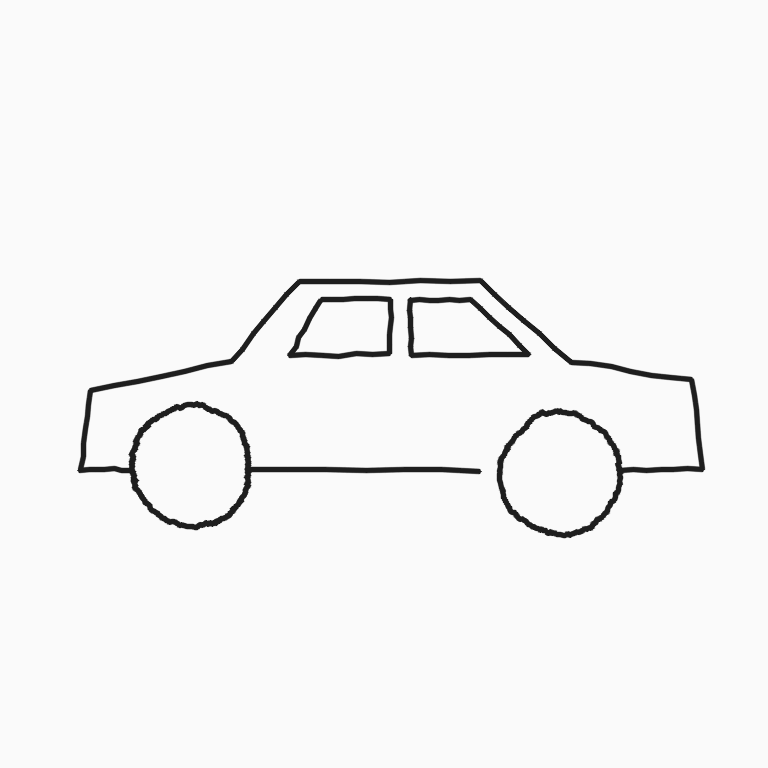
#> input picture samples/car.png, 768 x 768 px; its folder holds only this picture in this run
$ python -i preprocess.py   (imports and definitions only)
#> lines starting #> are read from the running program, lines starting #| are printed output that depends on the picture; after the words box and inside, x2 and y2 are one past the last pixel; in counts of white or black regions, pixels touching at a corner belong together
#> further down, picture is the input picture: shape (768, 768, 3); min 30, max 250, mean 244.7
"""Sketch preprocessing: normalise any drawn/uploaded sketch into a clean, centred line map."""
import cv2
import numpy as np
from PIL import Image


class SketchError(ValueError):
    pass


def to_rgb(img) -> np.ndarray:
    """Any accepted input as uint8 RGB (or a single channel for grayscale images), transparency on white."""
    if isinstance(img, dict):  # gradio ImageEditor/Sketchpad value
        comp = img.get("composite")
        if comp is None:
            layers = img.get("layers") or []
            comp = layers[0] if layers else img.get("background")
        img = comp
    if img is None:
        raise SketchError("No sketch provided. Draw something or upload an image.")
    if isinstance(img, Image.Image):
        img = np.array(img)
    img = np.asarray(img)
    if img.ndim == 3 and img.shape[2] == 4:  # transparent canvas: put strokes on white
        alpha = img[..., 3:4].astype(np.float32) / 255.0
        rgb = img[..., :3].astype(np.float32)
        img = (rgb * alpha + 255.0 * (1 - alpha)).astype(np.uint8)
    return img


def _to_gray(img) -> np.ndarray:
    img = to_rgb(img)
    if img.ndim == 3:
        img = cv2.cvtColor(img[..., :3], cv2.COLOR_RGB2GRAY)
    return img


def preprocess_sketch(img, size: int = 512, margin: float = 0.12):
    """Return (line_map_PIL_RGB, info). Line map = black strokes on white, square, cropped to content.

    Steps: grayscale -> polarity fix (dark-on-light) -> denoise -> adaptive threshold
    -> remove specks -> crop to strokes -> pad to square -> resize -> slight stroke thickening.
    """
    g = _to_gray(img)
    if g.size == 0:
        raise SketchError("Empty image.")
    if int(g.max()) - int(g.min()) < 25:
        raise SketchError("The sketch looks empty. Draw a clearer outline with darker strokes.")
    # Polarity: we want dark strokes on light paper. If most pixels are dark, invert.
    if np.median(g) < 128:
        g = 255 - g
    # Contrast normalise + denoise (handles phone photos of paper sketches)
    g = cv2.normalize(g, None, 0, 255, cv2.NORM_MINMAX)
    g = cv2.GaussianBlur(g, (3, 3), 0)
    h, w = g.shape
#> h = 768; w = 768
    block = max(15, (min(h, w) // 20) | 1)
#> block = 39
    bw = cv2.adaptiveThreshold(g, 255, cv2.ADAPTIVE_THRESH_GAUSSIAN_C, cv2.THRESH_BINARY_INV, block, 10)
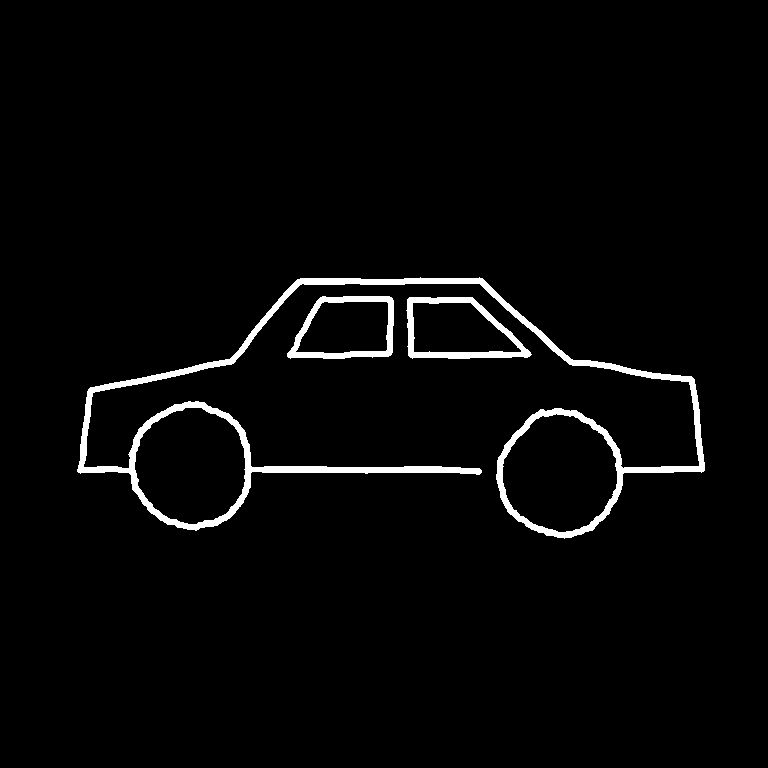
#> bw: shape (768, 768); 2.7% white; 3 white regions, box (x1, y1, x2, y2) and area: (77, 277, 705, 539) 12330, (406, 297, 532, 359) 1896, (287, 296, 394, 359) 1718
    # Also keep globally dark strokes (adaptive threshold hollows thick strokes)
    bw |= (g < 100).astype(np.uint8) * 255
    # Remove small specks (paper texture / jpeg noise)
    n, lab, stats, _ = cv2.connectedComponentsWithStats(bw, 8)
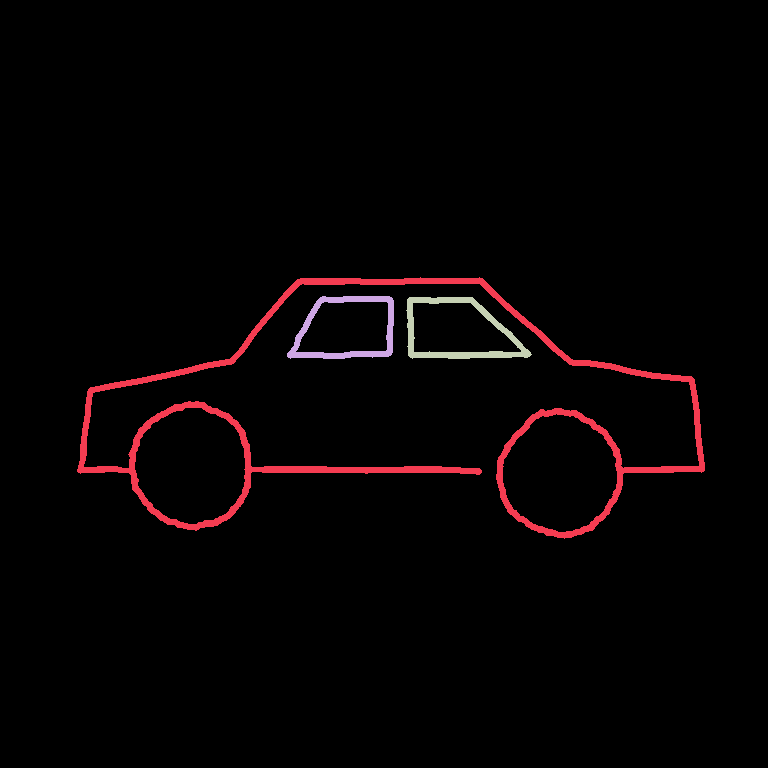
#> lab: shape (768, 768) int32; 4 distinct labels, from 0 to 3; one colour per label, 0 black
#> n = 4; stats = [[0, 0, 768, 768, 573880], [77, 277, 628, 262, 12330], [287, 296, 107, 63, 1718], [406, 297, 126, 62, 1896]]
    min_area = max(8, int(h * w * 2e-5))
#> min_area = 11
    keep = np.zeros(n, bool)
#> keep = [False, False, False, False]
    keep[1:] = stats[1:, cv2.CC_STAT_AREA] >= min_area
    bw = (keep[lab] * 255).astype(np.uint8)
    ink = int((bw > 0).sum())
#> ink = 15944
    if ink < 30:
        raise SketchError("The sketch looks empty. Draw a clearer outline with darker strokes.")
    ys, xs = np.where(bw > 0)
#> ys = 15944 values from 277 to 538; xs = 15944 values, max 704 at index 10979, min 77 at index 12036, mean 390.3
    x0, x1, y0, y1 = xs.min(), xs.max() + 1, ys.min(), ys.max() + 1
#> x0 = 77; x1 = 705; y0 = 277; y1 = 539
    crop = bw[y0:y1, x0:x1]
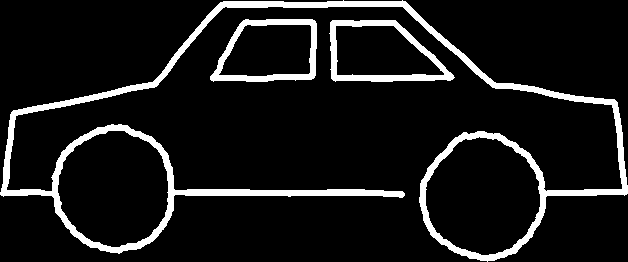
#> crop: shape (262, 628); 9.7% white; 3 white regions, box (x1, y1, x2, y2) and area: (0, 0, 628, 262) 12330, (329, 20, 455, 82) 1896, (210, 19, 317, 82) 1718
    side = int(max(crop.shape) * (1 + 2 * margin))
#> side = 778
    canvas = np.zeros((side, side), np.uint8)
    oy, ox = (side - crop.shape[0]) // 2, (side - crop.shape[1]) // 2
#> oy = 258; ox = 75
    canvas[oy:oy + crop.shape[0], ox:ox + crop.shape[1]] = crop
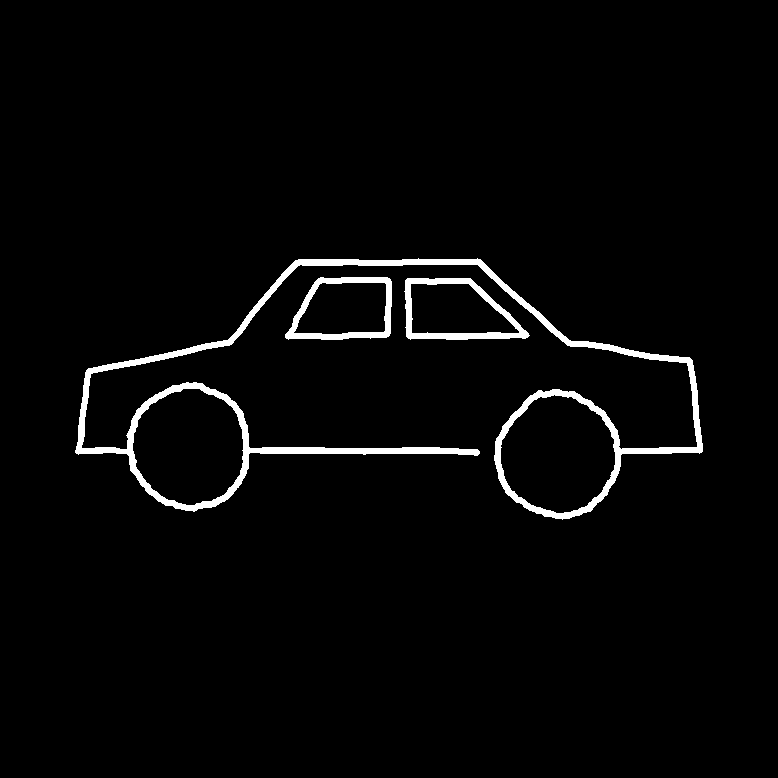
#> canvas: shape (778, 778); 2.6% white; 3 white regions, box (x1, y1, x2, y2) and area: (75, 258, 703, 520) 12330, (404, 278, 530, 340) 1896, (285, 277, 392, 340) 1718
    canvas = cv2.resize(canvas, (size, size), interpolation=cv2.INTER_AREA)
#> canvas: shape (512, 512)
    canvas = (canvas > 40).astype(np.uint8) * 255
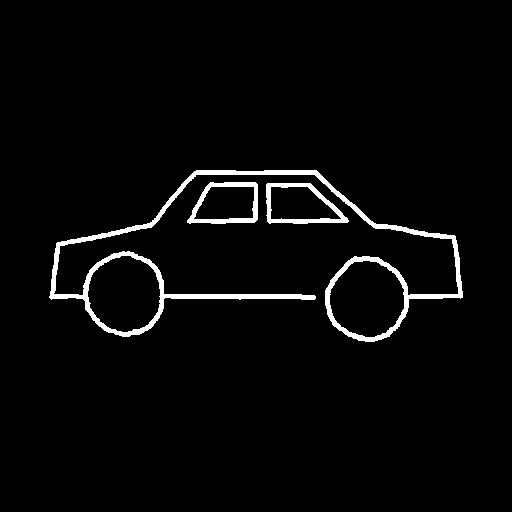
#> canvas: shape (512, 512); 3.1% white; 3 white regions, box (x1, y1, x2, y2) and area: (49, 170, 463, 342) 6239, (266, 183, 349, 224) 913, (187, 182, 258, 224) 872
    # Normalise stroke width so thin pen lines and fat brush lines behave the same
    k = max(1, size // 256)
    canvas = cv2.dilate(canvas, np.ones((k + 1, k + 1), np.uint8))
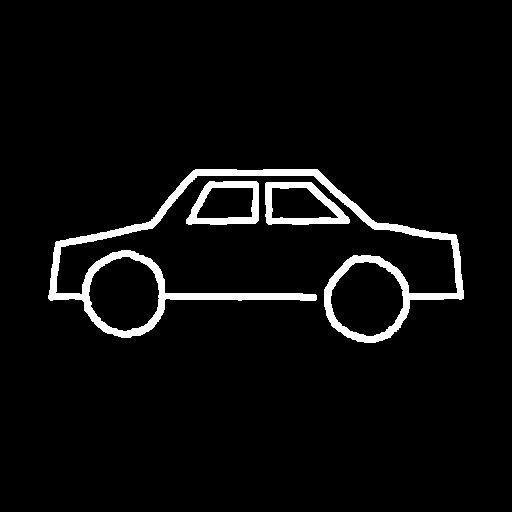
#> canvas: shape (512, 512); 4.6% white; 3 white regions, box (x1, y1, x2, y2) and area: (48, 169, 464, 343) 9309, (265, 182, 350, 225) 1378, (186, 181, 259, 225) 1287
    lines = 255 - canvas  # black on white
    info = dict(orig_size=(w, h), bbox=(int(x0), int(y0), int(x1), int(y1)), ink_ratio=ink / (h * w))
#> info = {'orig_size': (768, 768), 'bbox': (77, 277, 705, 539), 'ink_ratio': 0.027}
    return Image.fromarray(lines).convert("RGB"), info


def to_control(line_map: Image.Image) -> Image.Image:
    """ControlNet scribble expects white strokes on black."""
    a = 255 - np.array(line_map.convert("L"))
    return Image.fromarray(a).convert("RGB")


def silhouette_mask(line_map: Image.Image) -> np.ndarray:
    """Filled outer silhouette from a line map (used by the geometric fallback)."""
    a = 255 - np.array(line_map.convert("L"))
    a = cv2.morphologyEx(a, cv2.MORPH_CLOSE, np.ones((9, 9), np.uint8), iterations=2)
    cnts, _ = cv2.findContours(a, cv2.RETR_EXTERNAL, cv2.CHAIN_APPROX_NONE)
    m = np.zeros_like(a)
    if cnts:
        cv2.drawContours(m, cnts, -1, 255, thickness=cv2.FILLED)
    return m > 0


def is_meaningful_side_sketch(line_map: Image.Image, sil: np.ndarray = None) -> bool:
    """Reject blank Gradio sketchpads and junk fills (they become a solid black square and smash depth).

    An untouched Sketchpad often survives empty-checks, preprocesses into a filled square, then
    `apply_side_sketch` carves the 3D volume into a flat box — which looks like 'coordinates wrong'.
    """
    if sil is None:
        sil = silhouette_mask(line_map)
    fill = float(sil.mean()) if sil is not None and sil.size else 0.0
    if fill < 0.008 or fill > 0.45:
        return False
    ink = float((np.array(line_map.convert("L")) < 128).mean())
    # Real side sketches are stroke-like; a solid black blob is almost all ink.
    if ink > 0.35:
        return False
    # Reject near-square filled blobs (empty-canvas artifact after threshold/crop).
    ys, xs = np.where(sil)
    if len(xs) < 30:
        return False
    bw = xs.max() - xs.min() + 1
    bh = ys.max() - ys.min() + 1
    aspect = bw / max(bh, 1)
    bbox_fill = fill * sil.size / max(bw * bh, 1)
    if 0.85 <= aspect <= 1.15 and bbox_fill > 0.85 and fill > 0.2:
        return False
    return True

>>> import cv2
>>> picture = cv2.cvtColor(cv2.imread('../samples/car.png'), cv2.COLOR_BGR2RGB)
>>> result = preprocess_sketch(picture)

$ run again, on samples/chair.png
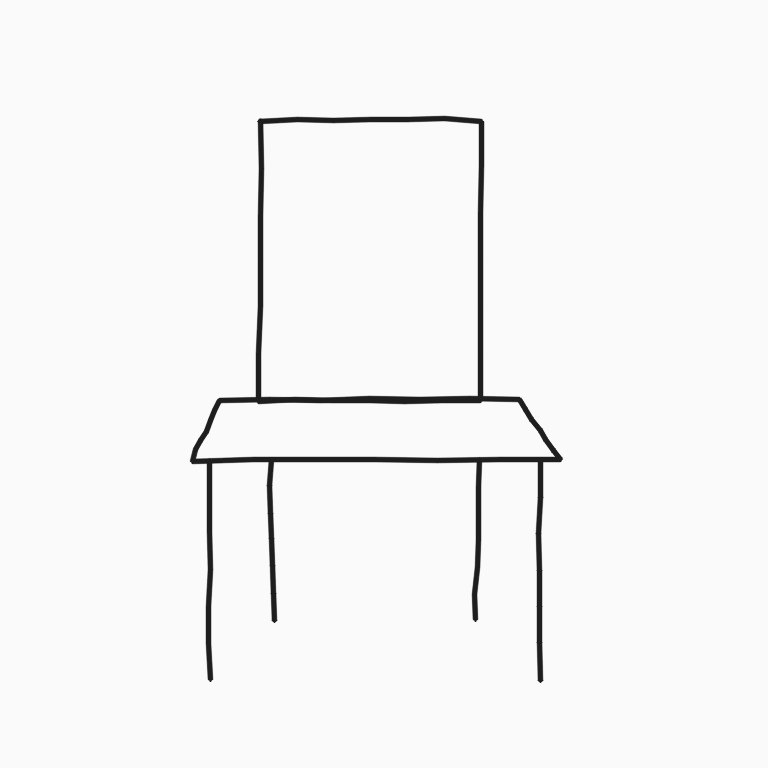
#> input picture samples/chair.png, 768 x 768 px
#> picture is the input picture: shape (768, 768, 3); min 30, max 250, mean 245.2
#> in preprocess_sketch, `bw = cv2.adaptiveThreshold(g, 255, cv2.ADAPTIVE_THRESH_GAUSSIAN_C, cv2..`:
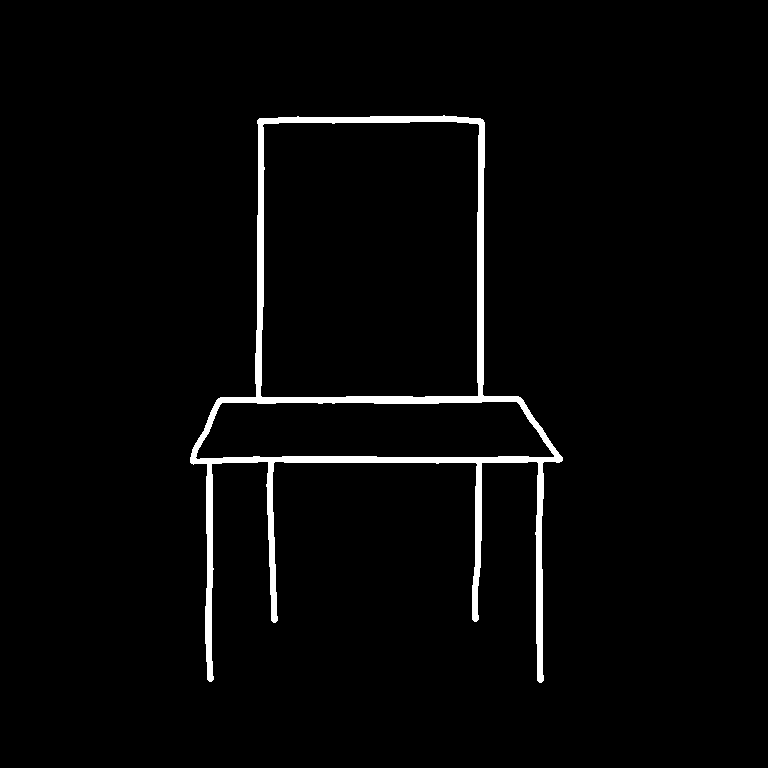
#> bw: shape (768, 768); 2.5% white; 1 white region, box (x1, y1, x2, y2) and area: (190, 115, 563, 683) 14913
#> n = 2; stats = [[0, 0, 768, 768, 574911], [190, 115, 373, 568, 14913]]
#> ink = 14913
#> ys = 14913 values from 115 to 682; xs = 14913 values, max 562 at index 8261, min 190 at index 7916, mean 373.9
#> x0 = 190; x1 = 563; y0 = 115; y1 = 683
#> crop: shape (568, 373); 7% white; 1 white region, box (x1, y1, x2, y2) and area: (0, 0, 373, 568) 14913
#> in preprocess_sketch, `canvas = cv2.dilate(canvas, np.ones((k + 1, k + 1), np.uint8))`:
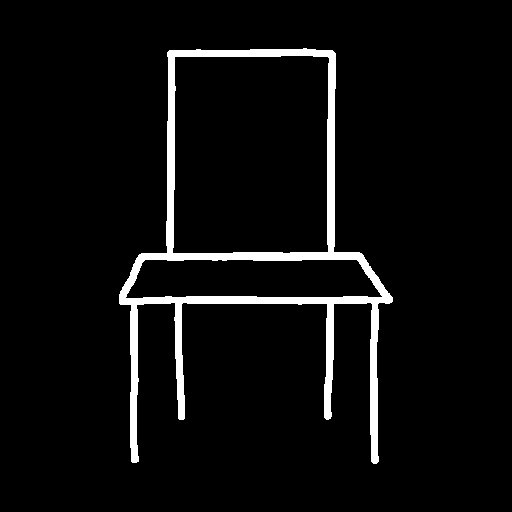
#> canvas: shape (512, 512); 4.8% white; 1 white region, box (x1, y1, x2, y2) and area: (119, 48, 393, 464) 12709
#> info = {'orig_size': (768, 768), 'bbox': (190, 115, 563, 683), 'ink_ratio': 0.0253}

$ run again, on samples/chair_side.png
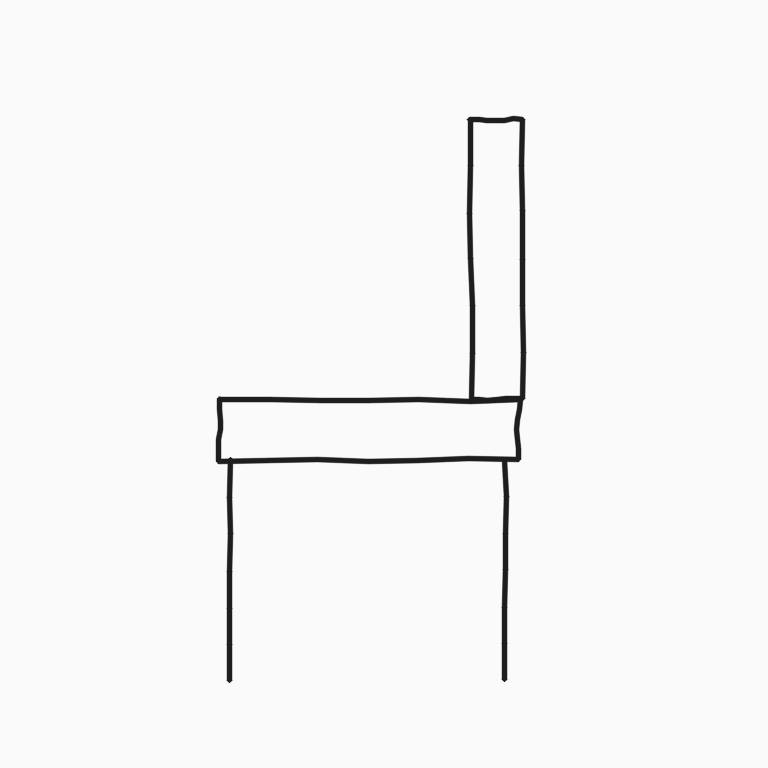
#> input picture samples/chair_side.png, 768 x 768 px
#> picture is the input picture: shape (768, 768, 3); min 30, max 250, mean 246.4
#> in preprocess_sketch, `bw = cv2.adaptiveThreshold(g, 255, cv2.ADAPTIVE_THRESH_GAUSSIAN_C, cv2..`:
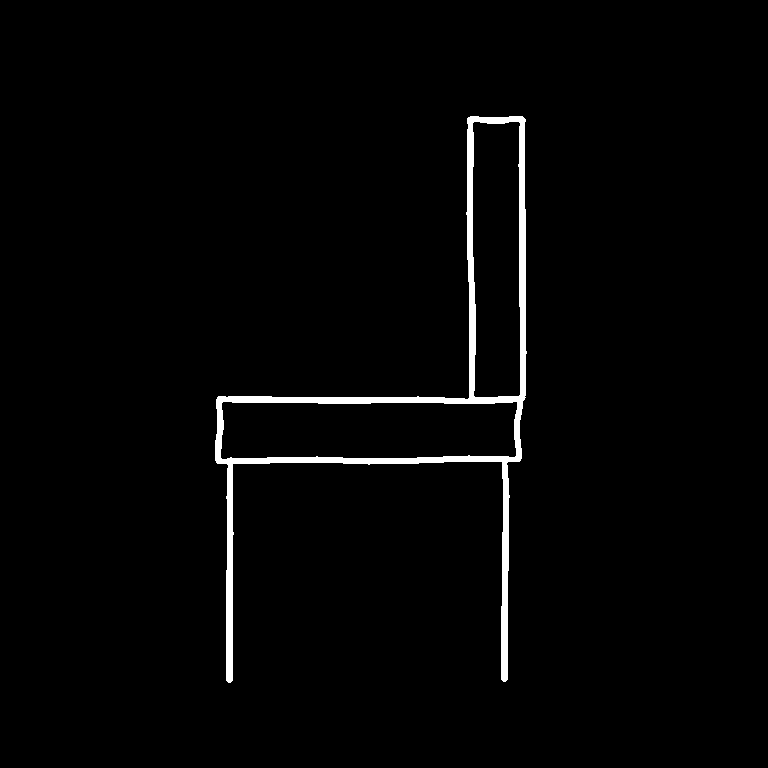
#> bw: shape (768, 768); 1.9% white; 1 white region, box (x1, y1, x2, y2) and area: (215, 116, 527, 683) 11194
#> n = 2; stats = [[0, 0, 768, 768, 578630], [215, 116, 312, 567, 11194]]
#> ink = 11194
#> ys = 11194 values from 116 to 682; xs = 11194 values, max 526 at index 3304, min 215 at index 6289, mean 411.7
#> x0 = 215; x1 = 527; y0 = 116; y1 = 683
#> crop: shape (567, 312); 6.3% white; 1 white region, box (x1, y1, x2, y2) and area: (0, 0, 312, 567) 11194
#> in preprocess_sketch, `canvas = cv2.dilate(canvas, np.ones((k + 1, k + 1), np.uint8))`:
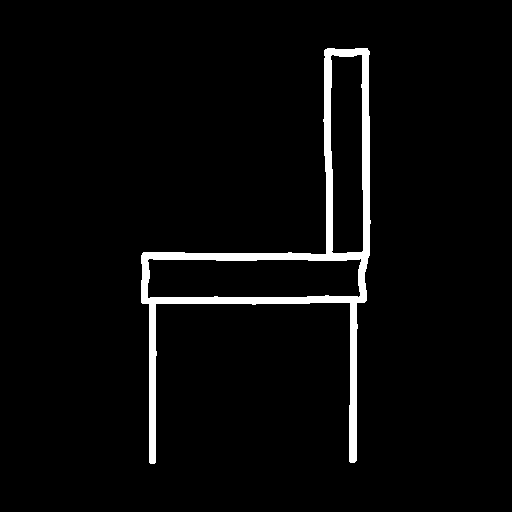
#> canvas: shape (512, 512); 3.6% white; 1 white region, box (x1, y1, x2, y2) and area: (141, 48, 371, 464) 9371
#> info = {'orig_size': (768, 768), 'bbox': (215, 116, 527, 683), 'ink_ratio': 0.019}

$ run again, on samples/flower.png
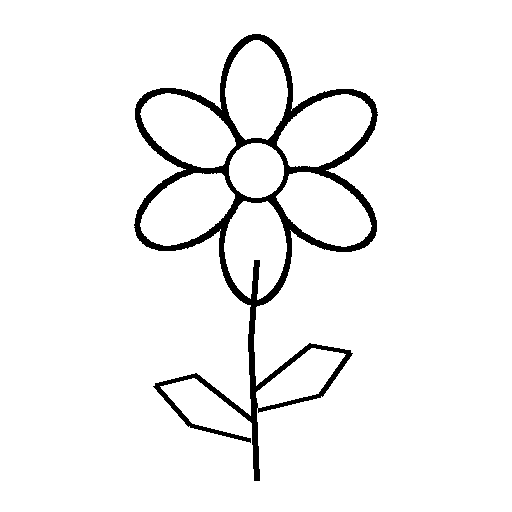
#> input picture samples/flower.png, 512 x 512 px
#> picture is the input picture: shape (512, 512, 3); 95.1% white; 1 black region, box (x1, y1, x2, y2) and area: (134, 34, 378, 481) 12725
#> lab: shape (512, 512) int32; values 0 (black) and 1 (white), 4.9% white; 1 white region, box (x1, y1, x2, y2) and area: (134, 34, 378, 481) 12805
#> n = 2; stats = [[0, 0, 512, 512, 249339], [134, 34, 244, 447, 12805]]
#> ink = 12805
#> ys = 12805 values from 34 to 480; xs = 12805 values, max 377 at index 2387, min 134 at index 6859, mean 255
#> x0 = 134; x1 = 378; y0 = 34; y1 = 481
#> in preprocess_sketch, `crop = bw[y0:y1, x0:x1]`:
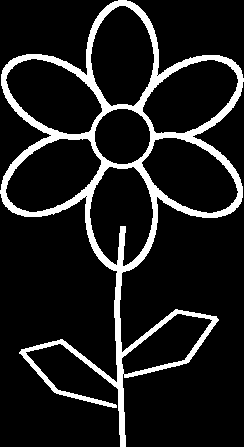
#> crop: shape (447, 244); 11.7% white; 1 white region, box (x1, y1, x2, y2) and area: (0, 0, 244, 447) 12805
#> in preprocess_sketch, `canvas = cv2.dilate(canvas, np.ones((k + 1, k + 1), np.uint8))`:
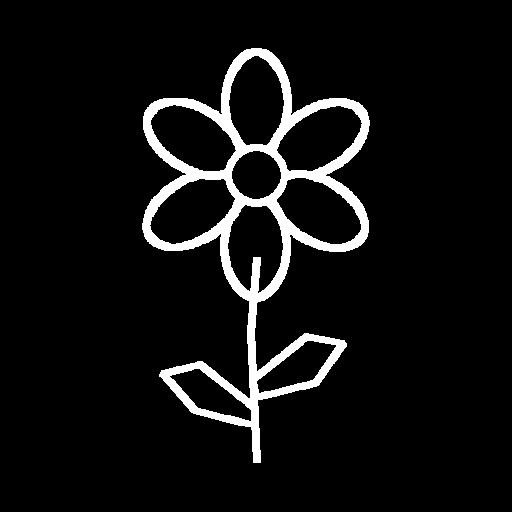
#> canvas: shape (512, 512); 6.6% white; 1 white region, box (x1, y1, x2, y2) and area: (142, 48, 370, 463) 17202
#> info = {'orig_size': (512, 512), 'bbox': (134, 34, 378, 481), 'ink_ratio': 0.0488}
